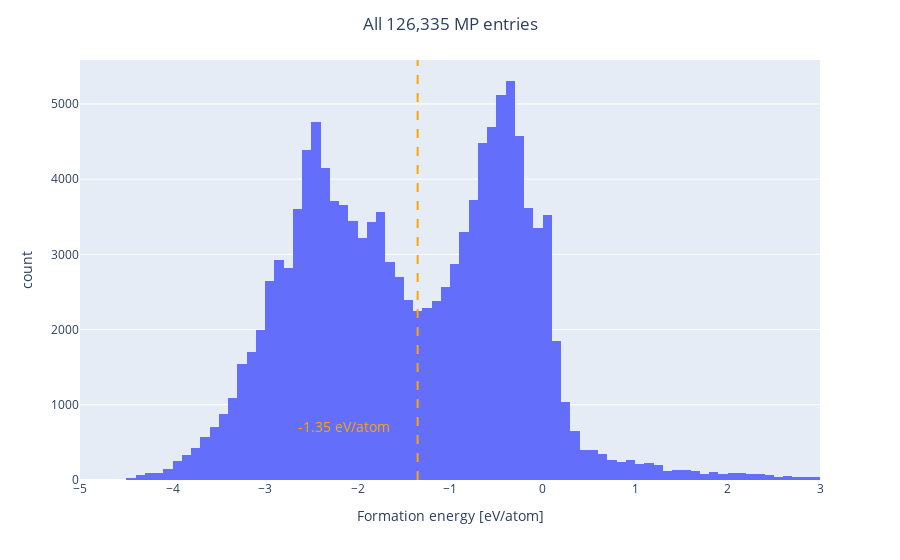

Notebook code for this chart:
### Code cell
labels = {"formation_energy_per_atom": "Formation energy [eV/atom]"}
fig = px.histogram(
    df_e_form_all_mp,
    x="formation_energy_per_atom",
    nbins=200,
    range_x=(-5, 3),
    labels=labels,
)

e_form_valley = -1.35
fig.add_vline(e_form_valley, line=dict(color="orange", dash="dash"))
fig.add_annotation(
    text=f"{e_form_valley} eV/atom",
    x=e_form_valley - 0.8,
    y=0.1,
    yref="paper",
    font=dict(size=14, color="orange"),
    showarrow=False,
)
fig.update_layout(title=dict(text=f"All {len(df_e_form_all_mp):,} MP entries", x=0.5))

### Figure 1 — Plotly figure (JSON) as saved in the notebook; plotly's stock layout.template omitted (floating-point values rounded to 4 significant figures; data arrays with more than 128 entries replaced by an {"elided": "..."} marker saying what was removed)
{"data": [{"alignmentgroup": "True", "bingroup": "x", "hovertemplate": "Formation energy [eV/atom]=%{x}<br>count=%{y}<extra></extra>", "legendgroup": "", "marker": {"color": "#636efa", "pattern": {"shape": ""}}, "name": "", "nbinsx": 200, "offsetgroup": "", "orientation": "v", "showlegend": false, "type": "histogram", "x": {"elided": "126335 float values"}, "xaxis": "x", "yaxis": "y"}], "layout": {"annotations": [{"font": {"color": "orange", "size": 14}, "showarrow": false, "text": "-1.35 eV/atom", "x": -2.15, "y": 0.1, "yref": "paper"}], "barmode": "relative", "legend": {"tracegroupgap": 0}, "margin": {"t": 60}, "shapes": [{"line": {"color": "orange", "dash": "dash"}, "type": "line", "x0": -1.35, "x1": -1.35, "xref": "x", "y0": 0, "y1": 1, "yref": "y domain"}], "title": {"text": "All 126,335 MP entries", "x": 0.5}, "xaxis": {"anchor": "y", "domain": [0, 1], "range": [-5, 3], "title": {"text": "Formation energy [eV/atom]"}}, "yaxis": {"anchor": "x", "domain": [0, 1], "title": {"text": "count"}}}}
